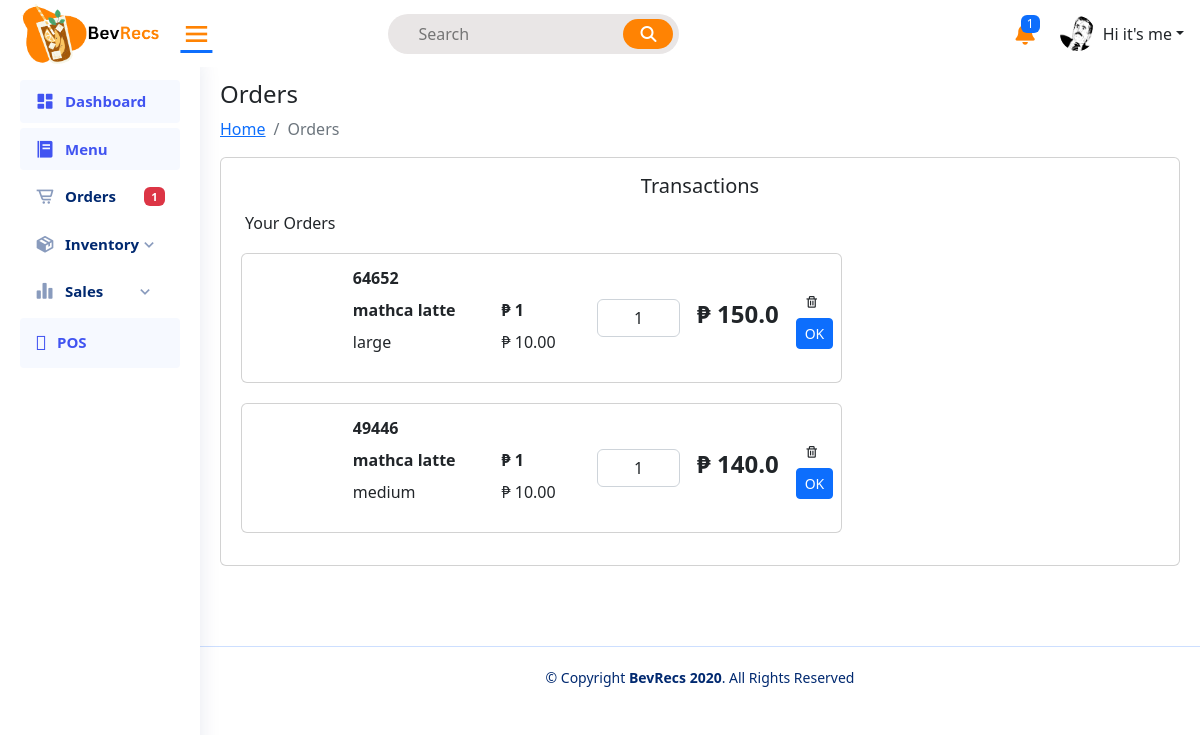
Before: /order with the older database file.
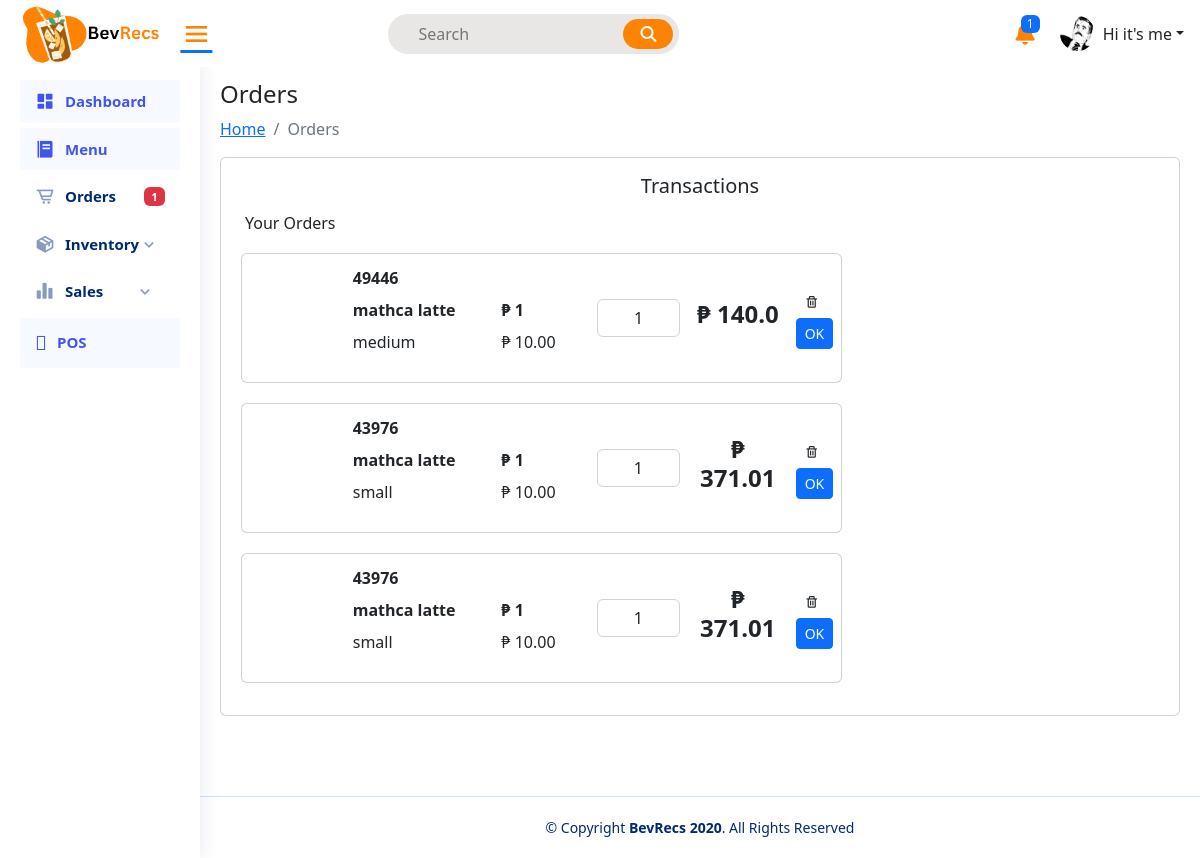
After: the same page with the newer database file.
### pos/models.py (models this page shows, shortened)
class buyItem(models.Model):
    buyName= models.CharField (max_length=255, null=True, blank=True)
    buySize = models.CharField(max_length=15, choices=SIZES, null=True, blank=True)
    buyQuantityMenu = models.PositiveIntegerField (null=True, blank=True)
    buyPrice = models.FloatField (null=True, blank=True)
    buyAddOns1 = models.CharField (max_length=255, null=True, blank=True)
    buyAddOns2 = models.CharField (max_length=255, null=True, blank=True)
    buyAddOns3 = models.CharField (max_length=255, null=True, blank=True)
    buyAddOns4 = models.CharField (max_length=255, null=True, blank=True)
    buyAddOns5 = models.CharField (max_length=255, null=True, blank=True)
    buyQuantityAO1 = models.PositiveIntegerField (null=True, blank=True)
    buyQuantityAO2 = models.PositiveIntegerField (null=True, blank=True)
    buyQuantityAO3 = models.PositiveIntegerField (null=True, blank=True)
    buyQuantityAO4 = models.PositiveIntegerField (null=True, blank=True)
    buyQuantityAO5 = models.PositiveIntegerField (null=True, blank=True)
    menuAOPrice1 = models.FloatField(default=0,null=True, blank=True)
    menuAOPrice2 = models.FloatField(default=0,null=True, blank=True)
    menuAOPrice3 = models.FloatField(default=0,null=True, blank=True)
    menuAOPrice4 = models.FloatField(default=0,null=True, blank=True)
    menuAOPrice5 = models.FloatField(default=0,null=True, blank=True)
    buyingredient1 = models.CharField (max_length=255, null=True, blank=True)
    buyingredient2 = models.CharField (max_length=255, null=True, blank=True)
    buyingredient3 = models.CharField (max_length=255, null=True, blank=True)
    buyingredient4 = models.CharField (max_length=255, null=True, blank=True)
    buyingredient5 = models.CharField (max_length=255, null=True, blank=True)
    buyQuantityIng1 = models.PositiveIntegerField (null=True, blank=True)
    buyQuantityIng2 = models.PositiveIntegerField (null=True, blank=True)
    buyQuantityIng3 = models.PositiveIntegerField (null=True, blank=True)
    buyQuantityIng4 = models.PositiveIntegerField (null=True, blank=True)
    buyQuantityIng5 = models.PositiveIntegerField (null=True, blank=True)
    buyOrBought = models.BooleanField(default=False)
    DoneOrder = models.BooleanField(default=False)
    payment_method = models.CharField(max_length=255, choices=PAYMENT_CHOICES, null=True, blank=True)
    DineIn_Out = models.CharField(max_length=255, choices=IN_OUT, null=True, blank=True)
    AllPayment = models.FloatField(null=True, blank=True)
    tenderedPayment = models.FloatField(null=True, blank=True)
    orderNumber = models.PositiveIntegerField (null=True, blank=True)
    dateordered = models.DateTimeField (null=True, blank=True)
    priceSize = models.FloatField (null=True, blank=True)

### pos/views.py (the view)
# urls.py: path('order', views.order, name='order'),
def order(request):
    buyitemform = BuyItemForms()
    stocks = Stocks.objects.first()
    menuDrinks = MenuDrinks.objects.all()
    menuCategory = MenuCategory.objects.all()
    buyitem = buyItem.objects.all()
    total_price = calculate_total_price(buyitem)
    context = {
        'buyitemform': buyitemform,
        'stocks': stocks,
        'menuDrinks': menuDrinks,
        'menuCategory': menuCategory,
        'buyitem': buyitem,
        'total_price': total_price
    }
    return render(request, 'order.html', context)

### pos/views.py (called while the page is built)
def calculate_total_price(buyitem):
    total = 0
    for item in buyitem:
        if not item.buyOrBought and item.total_price:
            total += item.total_price
    rounded_total = round(total, 2)
    return rounded_total

### pos/templates/order.html (shortened to what the changed rows need)
{% load static %}
<!DOCTYPE html>
<html lang="en">
<head>
  <link rel="stylesheet" href="https://cdnjs.cloudflare.com/ajax/libs/font-awesome/6.4.0/css/all.min.css"
 />
  <link href='https://unpkg.com/boxicons@2.1.4/css/boxicons.min.css' rel='stylesheet'>
  <link rel="stylesheet" href="{% static 'main.css' %}">
  <link rel="stylesheet" href="{% static 'style.css' %}">
  <link rel="stylesheet" href="https://cdnjs.cloudflare.com/ajax/libs/twitter-bootstrap/5.2.0/css/bootstrap.min.css">
  <link rel="stylesheet" href="https://cdn.datatables.net/1.13.4/css/dataTables.bootstrap5.min.css">
</head>
<body>
  <main id="main" class="main">
    <div class="pagetitle">
      <h1>Orders</h1>
    </div>
    <section class="section dashboard">
      <div class="row">
        <div class="col-lg-12 col-sm-12">
          <div class="card">
            <div class="card-body">
              {% for cart in buyitem %}
              {% if cart.buyOrBought == True %}
              {% if cart.DoneOrder == False %}
              <div class="row">
                <div class="col-8">
                  <div class="d-block order-card">
                    <div class="card mb-3 m-1">
                      <div class="row g-1">
                        <div class="col-12">
                          <div class="card-body mb-0 p-0">
                            <table class="table table-responsive table-borderless mb-0 p-0">
                              <tbody>
                                <tr>
                                  <td class="col-2" style="vertical-align: middle;"> <img src="{{data.menuimage.url}}"
                                      class="img-preview rounded" alt=""></td>
                                  <td class="col-5">
                                    <table class="table nested-table table-sm table-borderless p-0">
                                      <tbody>
                                        <td>
                                          <strong>{{cart.orderNumber}}</strong>
                                        </td>
                                        <tr>
                                          <td class="main-menu">
                                            <strong>{{cart.buyName}}</strong>
                                          </td>
                                          <td class="main-menu-price">
                                            <strong>&#8369 {{cart.buyQuantityMenu}}</strong>
                                          </td>
                                        </tr>
                                        <tr>
                                          <td class="td-text">{{cart.buySize}}</td>
                                          <td class="td-text"> &#8369 10.00</td>
                                        </tr>
                                      </tbody>
                                    </table>
                                  </td>
                                  <td class="col-2" style="vertical-align: middle;">
                                    <div class="input-group my-auto">
                                      <input class="form-control" style="text-align: center;"
                                        value="{{cart.buyQuantityMenu}}" readonly>
                                    </div>
                                  </td>
                                  <td class="col-2 text-center total-price" style="vertical-align: middle;">
                                    <h4><strong> &#8369 {{ cart.AllPayment }}</strong></h4>
                                  </td>
                                  <td class="col-1" style="vertical-align: middle;">
                                    <button class="btn btn-sm delete-btn" data-bs-toggle="modal"
                                      data-bs-target="#deletemodal"><i class='bx bx-trash'></i></button>
                                      {% url 'pos:update_done_order' cart.pk as update_done_order_url %}
                                      <button type="button" class="btn btn-primary btn-sm"
                                              onclick="location.href='{{ update_done_order_url }}'">OK</button>
                            </table>
                          </div>
                        </div>
                      </div>
                    </div>
                  </div>
                </div>
              </div>
              {%endif%}
              {%endif%}
              {%endfor%}
            </div>
          </div>
        </div>
      </div>
    </section>
  </main>
</body>
</html>

Changed rows visible on the page:
no longer on this page (row edited): buyItem: orderNumber "64652", buyName "mathca latte", buyQuantityMenu "1", buySize "large", AllPayment "150.0"
added buyItem: orderNumber "43976", buyName "mathca latte", buyQuantityMenu "1", buySize "small", AllPayment "371.01"
added buyItem: orderNumber "43976", buyName "mathca latte", buyQuantityMenu "1", buySize "small", AllPayment "371.01"
